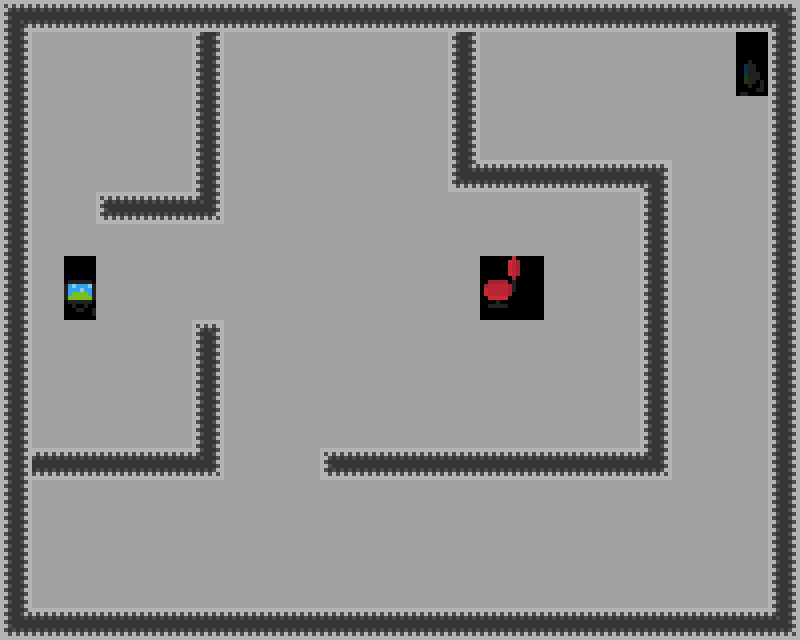

Rendered tile map (Tiled .tmx) drawn with the repository's tilesets; below, a short description and the map source with its tile grids summarised:
An orthogonal 25x20 tile map with 32x32 px tiles, 4 tile layers (view, collisions, interaction1, interaction2).

<map version="1.0" orientation="orthogonal" renderorder="right-down" width="25" height="20" tilewidth="32" tileheight="32" nextobjectid="1">
 <tileset firstgid="1" name="sprites_1" tilewidth="32" tileheight="32" tilecount="256">
  <image source="sprites_1.png" width="512" height="512" />
 </tileset>
 <layer name="view" width="25" height="20">
  <data>[500 cells, 500 non-empty, 17 distinct tile ids]</data>
 </layer>
 <layer name="collisions" width="25" height="20">
  <data>[500 cells, 143 non-empty, 1 distinct tile ids]</data>
 </layer>
 <layer name="interaction1" width="25" height="20">
  <data>[500 cells, 2 non-empty, 1 distinct tile ids]</data>
 </layer>
 <layer name="interaction2" width="25" height="20">
  <data>[500 cells, 2 non-empty, 1 distinct tile ids]</data>
 </layer>
</map>